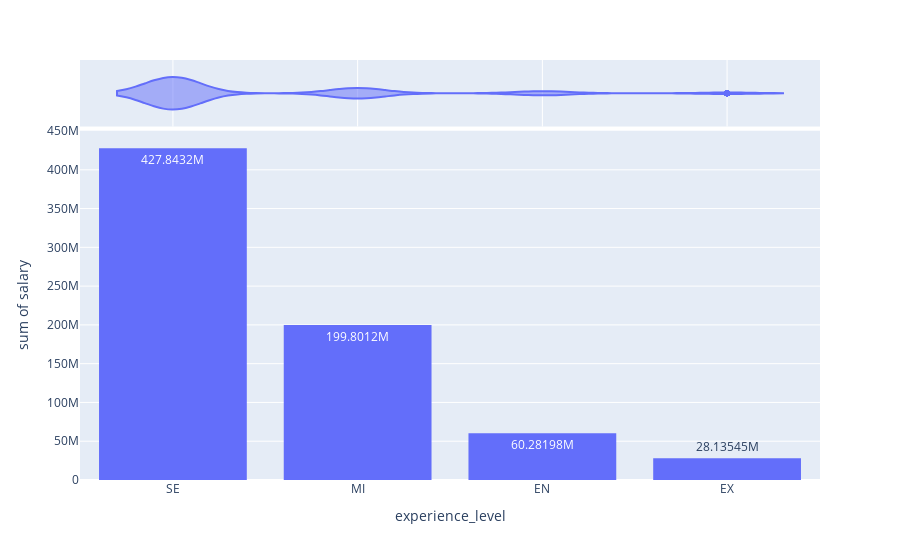

The code cell stored with this chart in its notebook:
### Code cell
# How does the distribution of salaries vary based on experience levels

fig = px.histogram(df, x= 'experience_level', y = 'salary', text_auto=True, marginal='violin')
fig.show()

### Figure 1 — Plotly figure (JSON) as saved in the notebook; plotly's stock layout.template omitted (floating-point values rounded to 4 significant figures; data arrays with more than 128 entries replaced by an {"elided": "..."} marker saying what was removed)
{"data": [{"alignmentgroup": "True", "bingroup": "x", "histfunc": "sum", "hovertemplate": "experience_level=%{x}<br>sum of salary=%{y}<extra></extra>", "legendgroup": "", "marker": {"color": "#636efa", "pattern": {"shape": ""}}, "name": "", "offsetgroup": "", "orientation": "v", "showlegend": false, "texttemplate": "%{value}", "type": "histogram", "x": {"elided": "3755 str values"}, "xaxis": "x", "y": {"elided": "3755 int values"}, "yaxis": "y"}, {"alignmentgroup": "True", "hovertemplate": "experience_level=%{x}<extra></extra>", "legendgroup": "", "marker": {"color": "#636efa"}, "name": "", "offsetgroup": "", "scalegroup": "x", "showlegend": false, "type": "violin", "x": {"elided": "3755 str values"}, "xaxis": "x2", "yaxis": "y2"}], "layout": {"barmode": "relative", "legend": {"tracegroupgap": 0}, "margin": {"t": 60}, "xaxis": {"anchor": "y", "domain": [0, 1], "title": {"text": "experience_level"}}, "xaxis2": {"anchor": "y2", "domain": [0, 1], "matches": "x", "showgrid": true, "showticklabels": false}, "yaxis": {"anchor": "x", "domain": [0, 0.8316], "title": {"text": "sum of salary"}}, "yaxis2": {"anchor": "x2", "domain": [0.8416, 1], "matches": "y2", "showgrid": false, "showline": false, "showticklabels": false, "ticks": ""}}}
